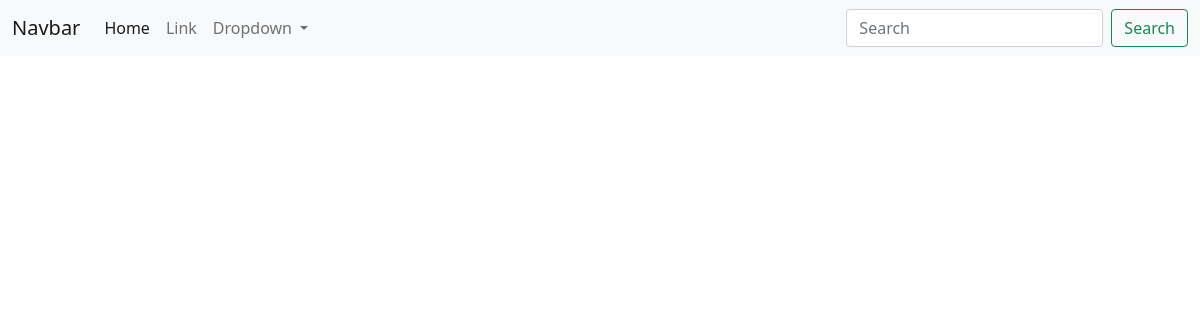
The page /foodie/ on the database as committed earlier.
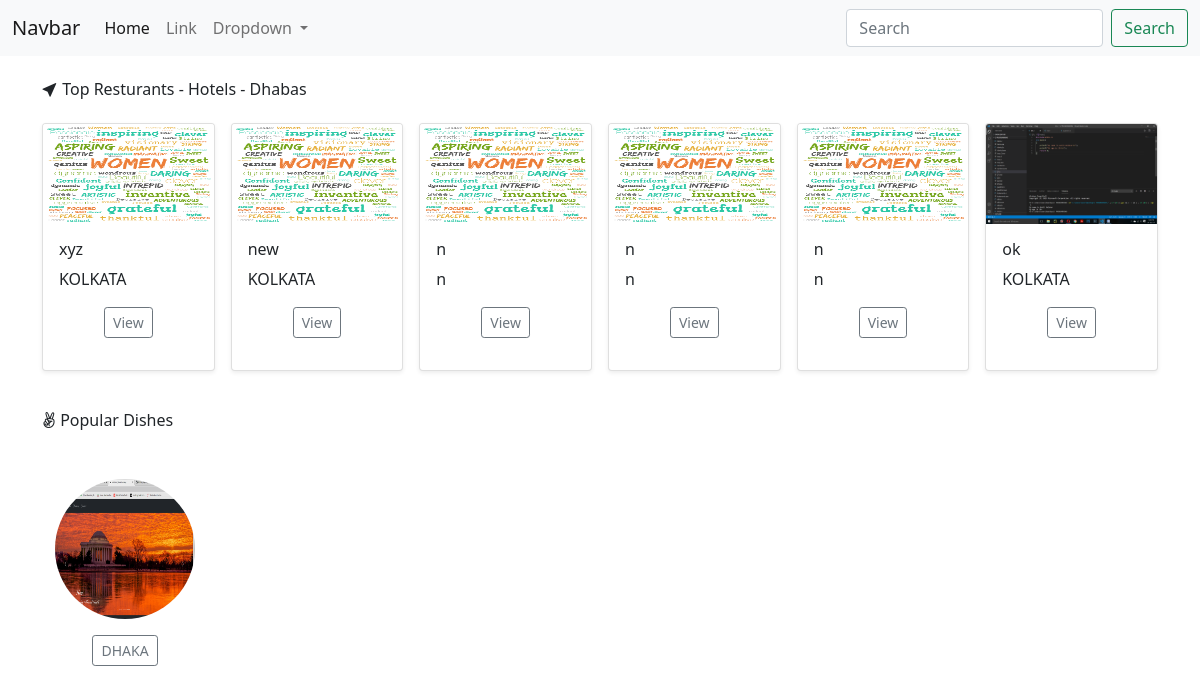
The same page on the database as committed later.
### foodie/models.py (models this page shows, shortened)
class Foods(models.Model):
    res_id = models.AutoField
    res_name = models.CharField(max_length=30)
    res_adrs = models.CharField(max_length=50)
    category = models.CharField(max_length=20, default="")
    subcategory = models.CharField(max_length=40, default="")
    price = models.IntegerField()
    desc = models.CharField(max_length=10)
    images = models.ImageField(upload_to="foodie/images", default="")

### foodie/views.py (the view)
# urls.py: path("", views.index, name="Home"),
def index(request):
    allFoods = []
    catz_foods = Foods.objects.values('category', 'id')
    cats = {item['category'] for item in catz_foods}
    for cat in cats:
        foods = Foods.objects.filter(category=cat)
        n = len(foods)
        nSlides = n // 4 + m.ceil((n / 4) - (n // 4))
        allFoods.append([foods, range(1, nSlides), nSlides])
    params = {'allFoods': allFoods}
    return render(request, "foodie/index.html", params)

### foodie/templates/foodie/index.html (shortened to what this page needs)
{% extends 'foodie/basic.html' %} {% block title %} Foodie {% endblock title %}
{% block style %} {%endblock style%} {% block body %} {% load static %}
{% for foods, range, nSlides in allFoods %}
{% if foods.0.category == "res" %}
<div class="container">
  <h6 class="my-4">
    <i class="bi bi-cursor-fill"></i> Top Resturants - Hotels - Dhabas
  </h6>
  <div class="row row-cols-1 row-cols-sm-2 row-cols-md-6 g-3">
    <div class="col">
      {% for i in foods %}
      <div class="card shadow-sm">
        <img
          src="/media/{{i.images}}"
          class="bd-placeholder-img card-img-top"
          width="100"
          height="100"
          alt=""
        />
        <div class="card-body">
          <h6>{{i.res_name}}</h6>
          <p class="card-text">{{i.res_adrs}}</p>
          <div class="d-flex justify-content-center align-items-center">
            <div class="btn-group">
              <p><a class="btn btn-sm btn-outline-secondary" id='v{{i.id}}' href="/foodie/view/{{i.id}}">View</a></p>
            </div>
          </div>
        </div>
      </div>
    </div>
    <div class="col">{% endfor %}</div>
    {% endif %}
  </div>
</div>
{% if foods.0.category == "food" %}
<div class="container my-4">
  <h6 class="my-4">
    <i class="fab fa-angellist"></i> Popular Dishes
  </h6>
  <div class="row">
  {% for i in foods %}
    <div class="col-lg-2" style="text-align: center; margin-top: 1.5rem;">
      <img
        src="/media/{{i.images}}"
        class="bd-placeholder-img rounded-circle"
        width="140"
        height="140"
        alt=""
      />
      <p><a class="btn btn-sm btn-outline-secondary my-3" id='v{{i.id}}' href="/foodie/view/{{i.id}}">{{i.res_name}}</a></p>
    </div>
    {% endfor %}
  </div>
</div>
{% endif %}
{% endfor %}
{% endblock body %}

Rows that differ between the two databases and show on the page:
added Foods: category "res" (drawn), images (picture), res_name "xyz", res_adrs "KOLKATA"
added Foods: images (picture), res_name "new", res_adrs "KOLKATA"
added Foods: images (picture), res_name "n", res_adrs "n"
added Foods: images (picture), res_name "n", res_adrs "n"
added Foods: images (picture), res_name "n", res_adrs "n"
added Foods: images (picture), res_name "ok", res_adrs "KOLKATA"
now on this page (row edited): Foods: category "food" (drawn), images (picture), res_name "DHAKA"
changed Foods: category "BIRIYANI" → "food" (drawn)
Other text that changed with them:
new list line: "Top Resturants - Hotels - Dhabas"
new list line: "Popular Dishes"
